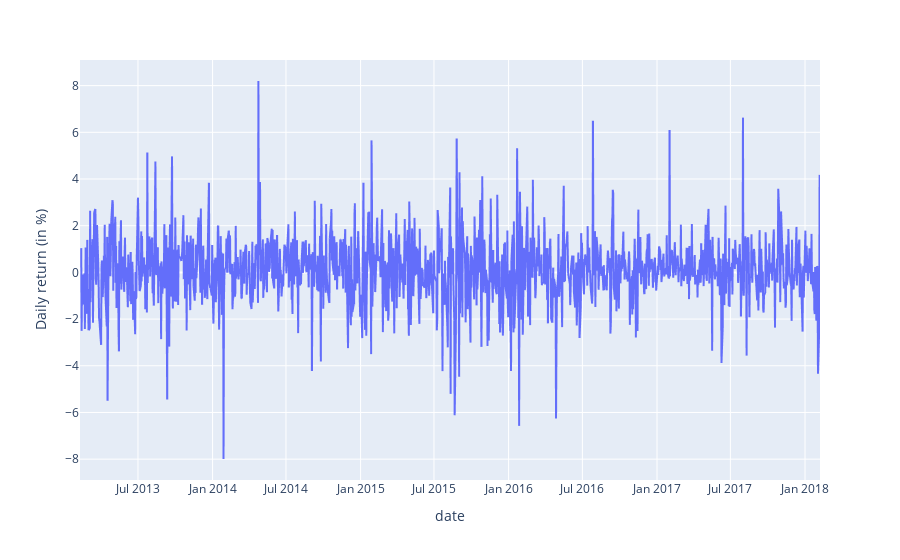

The cell this chart's notebook holds for it:
### Code cell
px.line(apple, x='date', y='Daily return (in %)')

### Figure 1 — Plotly figure (JSON) as saved in the notebook; plotly's stock layout.template omitted (floating-point values rounded to 4 significant figures; data arrays with more than 128 entries replaced by an {"elided": "..."} marker saying what was removed)
{"data": [{"hovertemplate": "date=%{x}<br>Daily return (in %)=%{y}<extra></extra>", "legendgroup": "", "line": {"color": "#636efa", "dash": "solid"}, "marker": {"symbol": "circle"}, "mode": "lines", "name": "", "showlegend": false, "type": "scattergl", "x": {"elided": "1259 str values"}, "xaxis": "x", "y": {"elided": "1259 float values"}, "yaxis": "y"}], "layout": {"legend": {"tracegroupgap": 0}, "margin": {"t": 60}, "xaxis": {"anchor": "y", "domain": [0, 1], "title": {"text": "date"}}, "yaxis": {"anchor": "x", "domain": [0, 1], "title": {"text": "Daily return (in %)"}}}}
